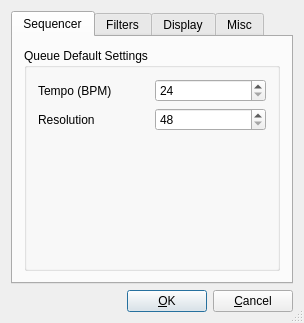
<ui version="4.0" >
 <author>Pedro Lopez-Cabanillas &lt;plcl@users.sourceforge.net></author>
 <comment>
KMidimon - ALSA Sequencer based MIDI Monitor
Copyright (C) 2005-2009 Pedro Lopez-Cabanillas &lt;plcl@users.sourceforge.net>

This program is free software; you can redistribute it and/or modify
it under the terms of the GNU General Public License as published by
the Free Software Foundation; either version 2 of the License, or
(at your option) any later version.

This program is distributed in the hope that it will be useful,
but WITHOUT ANY WARRANTY; without even the implied warranty of
MERCHANTABILITY or FITNESS FOR A PARTICULAR PURPOSE.  See the
GNU General Public License for more details.

You should have received a copy of the GNU General Public License
along with this program; if not, write to the Free Software
Foundation, Inc., 51 Franklin Street, Fifth Floor, Boston,
MA 02110-1301, USA
</comment>
 <class>ConfigDialogBase</class>
 <widget class="QDialog" name="ConfigDialogBase" >
  <property name="geometry" >
   <rect>
    <x>0</x>
    <y>0</y>
    <width>296</width>
    <height>320</height>
   </rect>
  </property>
  <property name="windowTitle" >
   <string>Preferences</string>
  </property>
  <property name="sizeGripEnabled" >
   <bool>true</bool>
  </property>
  <layout class="QVBoxLayout" >
   <property name="spacing" >
    <number>6</number>
   </property>
   <property name="margin" >
    <number>11</number>
   </property>
   <item>
    <widget class="QTabWidget" name="m_tabWidget" >
     <property name="currentIndex" >
      <number>0</number>
     </property>
     <widget class="QWidget" name="tabSequencer" >
      <attribute name="title" >
       <string>Sequencer</string>
      </attribute>
      <layout class="QVBoxLayout" >
       <item>
        <widget class="QGroupBox" name="queueGroup" >
         <property name="whatsThis" >
          <string>Default MIDI queue settings. MIDI files (SMF) may change these values.</string>
         </property>
         <property name="title" >
          <string>Queue Default Settings</string>
         </property>
         <layout class="QGridLayout" >
          <item row="1" column="0" >
           <widget class="QLabel" name="lblResolution" >
            <property name="text" >
             <string>Resolution</string>
            </property>
            <property name="wordWrap" >
             <bool>false</bool>
            </property>
            <property name="buddy" >
             <cstring>m_resolution</cstring>
            </property>
           </widget>
          </item>
          <item row="1" column="1" >
           <widget class="KIntSpinBox" name="m_resolution" >
            <property name="whatsThis" >
             <string>The number of MIDI ticks per quarter note. This is a default value; a MIDI file (SMF) may change this value.</string>
            </property>
            <property name="minimum" >
             <number>48</number>
            </property>
            <property name="maximum" >
             <number>960</number>
            </property>
            <property name="maxValue" stdset="0" >
             <number>960</number>
            </property>
            <property name="minValue" stdset="0" >
             <number>48</number>
            </property>
           </widget>
          </item>
          <item row="0" column="1" >
           <widget class="KIntSpinBox" name="m_tempo" >
            <property name="whatsThis" >
             <string>The number of beats per minute, or music speed. This is a default value; MIDI files may change this value.</string>
            </property>
            <property name="minimum" >
             <number>24</number>
            </property>
            <property name="maximum" >
             <number>480</number>
            </property>
            <property name="maxValue" stdset="0" >
             <number>480</number>
            </property>
            <property name="minValue" stdset="0" >
             <number>24</number>
            </property>
           </widget>
          </item>
          <item row="0" column="0" >
           <widget class="QLabel" name="lblTempo" >
            <property name="text" >
             <string>Tempo (BPM)</string>
            </property>
            <property name="wordWrap" >
             <bool>false</bool>
            </property>
            <property name="buddy" >
             <cstring>m_tempo</cstring>
            </property>
           </widget>
          </item>
          <item row="2" column="0" colspan="2" >
           <spacer name="verticalSpacer_2" >
            <property name="orientation" >
             <enum>Qt::Vertical</enum>
            </property>
            <property name="sizeHint" stdset="0" >
             <size>
              <width>20</width>
              <height>40</height>
             </size>
            </property>
           </spacer>
          </item>
         </layout>
        </widget>
       </item>
      </layout>
     </widget>
     <widget class="QWidget" name="tabFilters" >
      <attribute name="title" >
       <string>Filters</string>
      </attribute>
      <layout class="QVBoxLayout" >
       <item>
        <widget class="QGroupBox" name="filterGroup" >
         <property name="whatsThis" >
          <string>All messages are recorded and stored. You can display or hide them according to the message type.</string>
         </property>
         <property name="title" >
          <string>Filter Message Types</string>
         </property>
         <layout class="QVBoxLayout" >
          <item>
           <widget class="QCheckBox" name="m_channel" >
            <property name="whatsThis" >
             <string>MIDI Channel messages include: Note On/Off, Control Change, Program Change, Pitch Wheel, Key and Channel Pressure.</string>
            </property>
            <property name="text" >
             <string>MIDI Channel Messages</string>
            </property>
           </widget>
          </item>
          <item>
           <widget class="QCheckBox" name="m_common" >
            <property name="whatsThis" >
             <string>System common messages are: quarter frame, song position and tune request.</string>
            </property>
            <property name="text" >
             <string>MIDI System Common Messages</string>
            </property>
           </widget>
          </item>
          <item>
           <widget class="QCheckBox" name="m_realtime" >
            <property name="whatsThis" >
             <string>System realtime messages are: clock, start, continue, stop, active sensing and reset.</string>
            </property>
            <property name="text" >
             <string>MIDI System Real-Time Messages</string>
            </property>
           </widget>
          </item>
          <item>
           <widget class="QCheckBox" name="m_sysex" >
            <property name="whatsThis" >
             <string>System exclusive messages can be: universal and manufacturer defined.</string>
            </property>
            <property name="text" >
             <string>MIDI System Exclusive Messages</string>
            </property>
           </widget>
          </item>
          <item>
           <widget class="QCheckBox" name="m_alsa" >
            <property name="whatsThis" >
             <string>ALSA Messages are: client and port start/exit, and connection changes.</string>
            </property>
            <property name="text" >
             <string>ALSA Messages</string>
            </property>
           </widget>
          </item>
          <item>
           <widget class="QCheckBox" name="m_smfmsg" >
            <property name="whatsThis" >
             <string>Standard MIDI file (SMF) messages include: key/time signature and text messages</string>
            </property>
            <property name="text" >
             <string>SMF Messages</string>
            </property>
           </widget>
          </item>
          <item>
           <spacer name="verticalSpacer_3" >
            <property name="orientation" >
             <enum>Qt::Vertical</enum>
            </property>
            <property name="sizeHint" stdset="0" >
             <size>
              <width>20</width>
              <height>40</height>
             </size>
            </property>
           </spacer>
          </item>
         </layout>
        </widget>
       </item>
      </layout>
     </widget>
     <widget class="QWidget" name="tabDisplay" >
      <attribute name="title" >
       <string>Display</string>
      </attribute>
      <layout class="QVBoxLayout" >
       <item>
        <widget class="QGroupBox" name="columnsGroup" >
         <property name="title" >
          <string>Show Columns</string>
         </property>
         <property name="flat" >
          <bool>false</bool>
         </property>
         <layout class="QVBoxLayout" >
          <item>
           <widget class="QCheckBox" name="m_showTicksColumn" >
            <property name="whatsThis" >
             <string>Ticks are the musical time units. It is relative to tempo and resolution.</string>
            </property>
            <property name="text" >
             <string>Ticks</string>
            </property>
           </widget>
          </item>
          <item>
           <widget class="QCheckBox" name="m_showTimeColumn" >
            <property name="whatsThis" >
             <string>Seconds are absolute time units</string>
            </property>
            <property name="text" >
             <string>Time (in seconds)</string>
            </property>
           </widget>
          </item>
          <item>
           <widget class="QCheckBox" name="m_showSourceColumn" >
            <property name="whatsThis" >
             <string>MIDI port originating the messages</string>
            </property>
            <property name="text" >
             <string>Source</string>
            </property>
           </widget>
          </item>
          <item>
           <widget class="QCheckBox" name="m_showEventTypeColumn" >
            <property name="whatsThis" >
             <string>Message type displayed as a text string</string>
            </property>
            <property name="text" >
             <string>Message Type</string>
            </property>
           </widget>
          </item>
          <item>
           <widget class="QCheckBox" name="m_showChannelColumn" >
            <property name="whatsThis" >
             <string>MIDI Channel (1 to 16)</string>
            </property>
            <property name="text" >
             <string>Channel</string>
            </property>
           </widget>
          </item>
          <item>
           <widget class="QCheckBox" name="m_showData1Column" >
            <property name="whatsThis" >
             <string>Parameter data depending on the message type</string>
            </property>
            <property name="text" >
             <string>Data 1</string>
            </property>
           </widget>
          </item>
          <item>
           <widget class="QCheckBox" name="m_showData2Column" >
            <property name="whatsThis" >
             <string>Parameter data depending on the message type</string>
            </property>
            <property name="text" >
             <string>Data 2</string>
            </property>
           </widget>
          </item>
          <item>
           <spacer name="verticalSpacer_4" >
            <property name="orientation" >
             <enum>Qt::Vertical</enum>
            </property>
            <property name="sizeHint" stdset="0" >
             <size>
              <width>20</width>
              <height>40</height>
             </size>
            </property>
           </spacer>
          </item>
         </layout>
        </widget>
       </item>
      </layout>
     </widget>
     <widget class="QWidget" name="tabMisc" >
      <attribute name="title" >
       <string>Misc</string>
      </attribute>
      <layout class="QGridLayout" name="gridLayout" >
       <item row="0" column="0" >
        <widget class="QGroupBox" name="miscGroup" >
         <property name="title" >
          <string>Miscellaneous Options</string>
         </property>
         <layout class="QVBoxLayout" name="_2" >
          <item>
           <widget class="QCheckBox" name="m_showClientNames" >
            <property name="whatsThis" >
             <string>Display ALSA client numbers or Names</string>
            </property>
            <property name="text" >
             <string>Translate ALSA Client IDs Into Names</string>
            </property>
           </widget>
          </item>
          <item>
           <widget class="QCheckBox" name="m_translateSysex" >
            <property name="whatsThis" >
             <string>Display some Universal Sysex messages as text, or hexadecimal numbers</string>
            </property>
            <property name="text" >
             <string>Translate Universal SysEx Messages</string>
            </property>
           </widget>
          </item>
          <item>
           <widget class="QCheckBox" name="m_useFixedFont" >
            <property name="whatsThis" >
             <string>The font used in the event grid can be fixed or variable, taken from the KDE fonts configuration (kcmshell4 fonts).</string>
            </property>
            <property name="text" >
             <string>Use Fixed Font</string>
            </property>
           </widget>
          </item>
          <item>
           <spacer name="verticalSpacer_5" >
            <property name="orientation" >
             <enum>Qt::Vertical</enum>
            </property>
            <property name="sizeHint" stdset="0" >
             <size>
              <width>20</width>
              <height>40</height>
             </size>
            </property>
           </spacer>
          </item>
         </layout>
        </widget>
       </item>
      </layout>
     </widget>
    </widget>
   </item>
   <item>
    <layout class="QHBoxLayout" >
     <property name="spacing" >
      <number>6</number>
     </property>
     <property name="margin" >
      <number>0</number>
     </property>
     <item>
      <spacer name="Horizontal Spacing2" >
       <property name="orientation" >
        <enum>Qt::Horizontal</enum>
       </property>
       <property name="sizeType" >
        <enum>QSizePolicy::Expanding</enum>
       </property>
       <property name="sizeHint" stdset="0" >
        <size>
         <width>20</width>
         <height>20</height>
        </size>
       </property>
      </spacer>
     </item>
     <item>
      <widget class="QPushButton" name="buttonOk" >
       <property name="text" >
        <string>&amp;OK</string>
       </property>
       <property name="shortcut" >
        <string/>
       </property>
       <property name="autoDefault" >
        <bool>true</bool>
       </property>
       <property name="default" >
        <bool>true</bool>
       </property>
      </widget>
     </item>
     <item>
      <widget class="QPushButton" name="buttonCancel" >
       <property name="text" >
        <string>&amp;Cancel</string>
       </property>
       <property name="shortcut" >
        <string/>
       </property>
       <property name="autoDefault" >
        <bool>true</bool>
       </property>
      </widget>
     </item>
    </layout>
   </item>
  </layout>
 </widget>
 <layoutdefault spacing="6" margin="11" />
 <pixmapfunction>qPixmapFromMimeSource</pixmapfunction>
 <customwidgets>
  <customwidget>
   <class>KIntSpinBox</class>
   <extends>QSpinBox</extends>
   <header>knuminput.h</header>
  </customwidget>
 </customwidgets>
 <tabstops>
  <tabstop>buttonOk</tabstop>
  <tabstop>buttonCancel</tabstop>
 </tabstops>
 <includes>
  <include location="local" >knuminput.h</include>
  <include location="local" >knuminput.h</include>
 </includes>
 <resources/>
 <connections>
  <connection>
   <sender>buttonOk</sender>
   <signal>clicked()</signal>
   <receiver>ConfigDialogBase</receiver>
   <slot>accept()</slot>
   <hints>
    <hint type="sourcelabel" >
     <x>20</x>
     <y>20</y>
    </hint>
    <hint type="destinationlabel" >
     <x>20</x>
     <y>20</y>
    </hint>
   </hints>
  </connection>
  <connection>
   <sender>buttonCancel</sender>
   <signal>clicked()</signal>
   <receiver>ConfigDialogBase</receiver>
   <slot>reject()</slot>
   <hints>
    <hint type="sourcelabel" >
     <x>20</x>
     <y>20</y>
    </hint>
    <hint type="destinationlabel" >
     <x>20</x>
     <y>20</y>
    </hint>
   </hints>
  </connection>
 </connections>
</ui>
